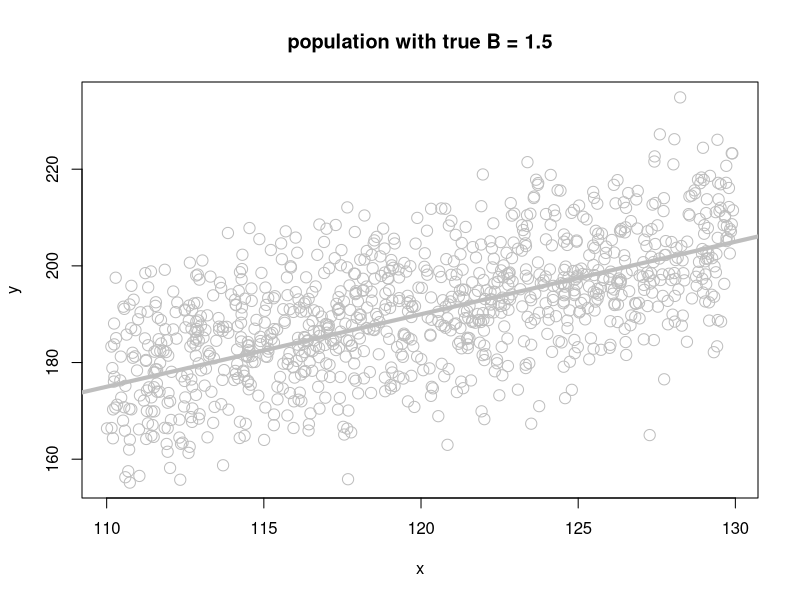
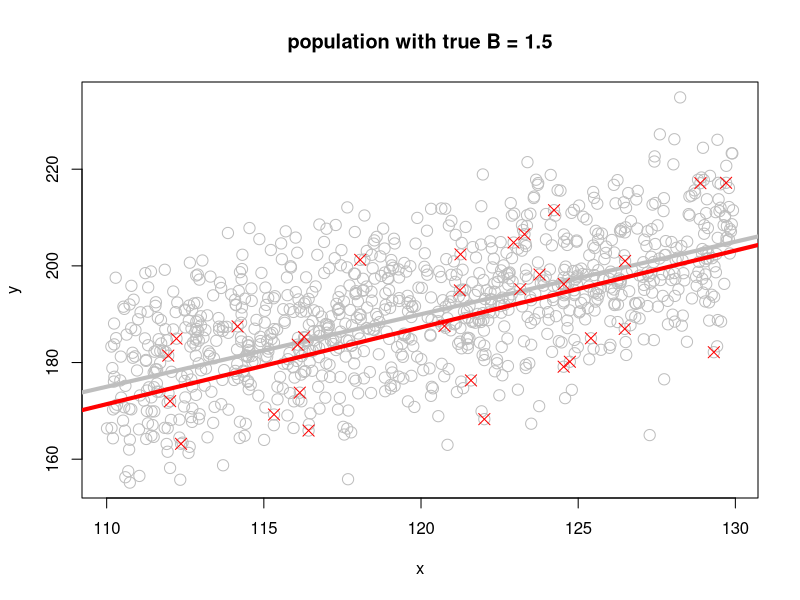
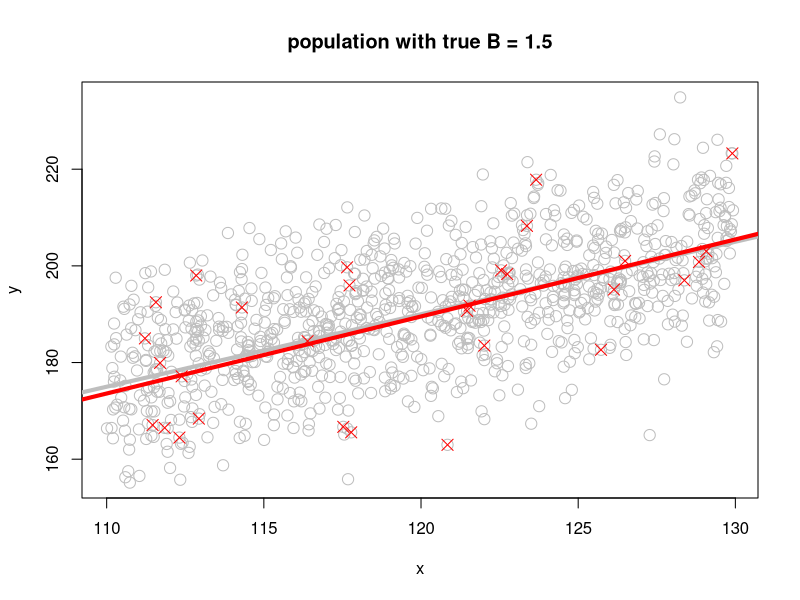
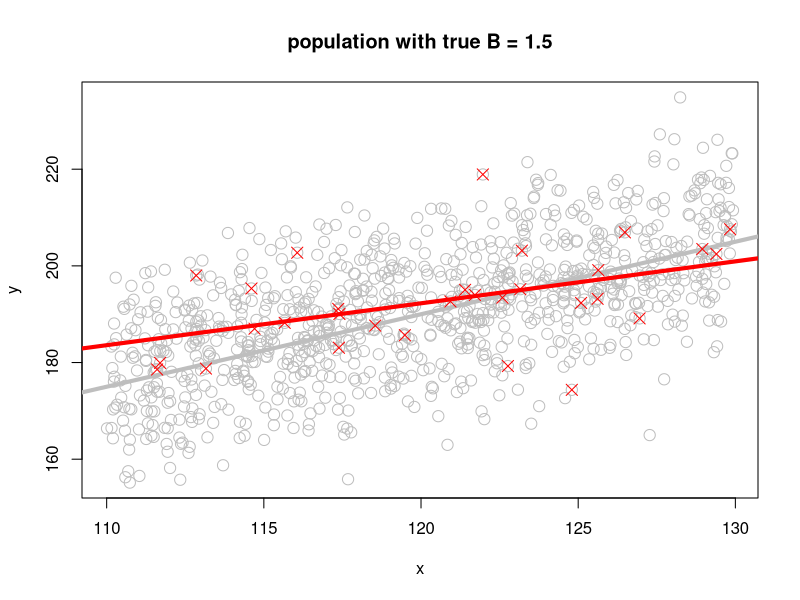
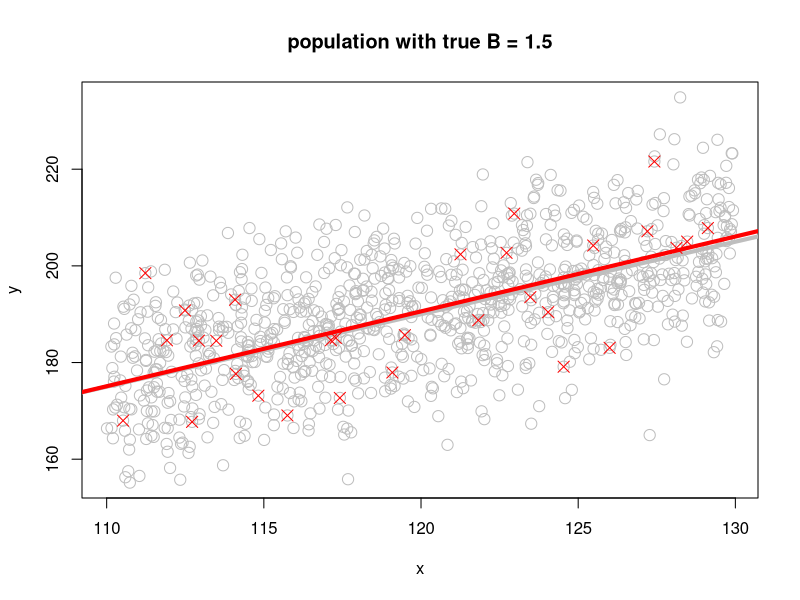
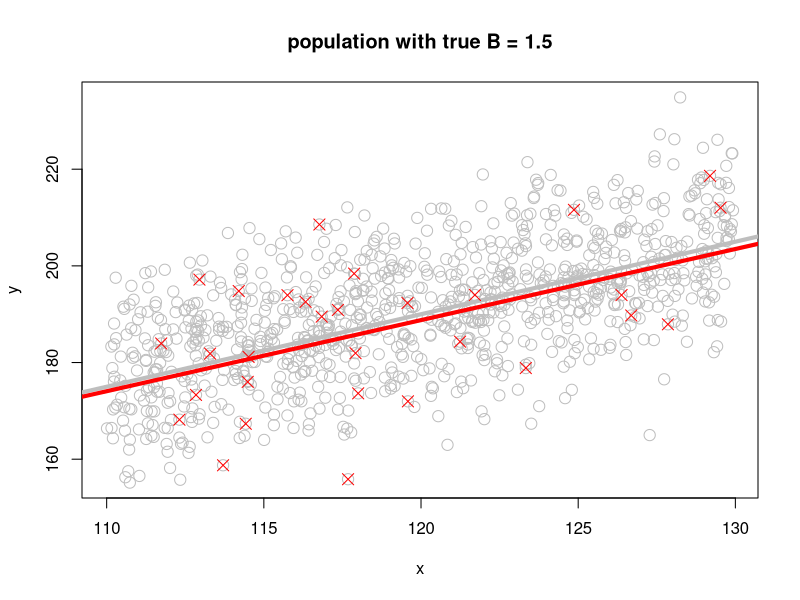
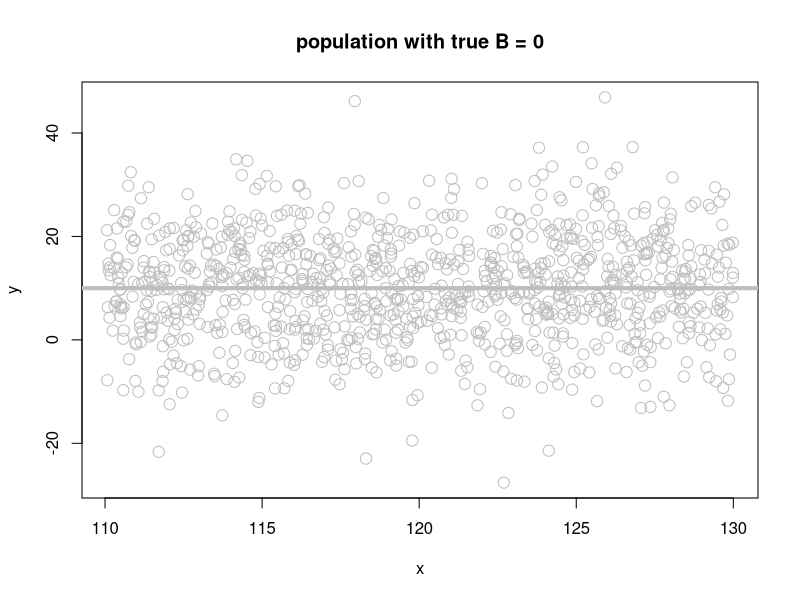
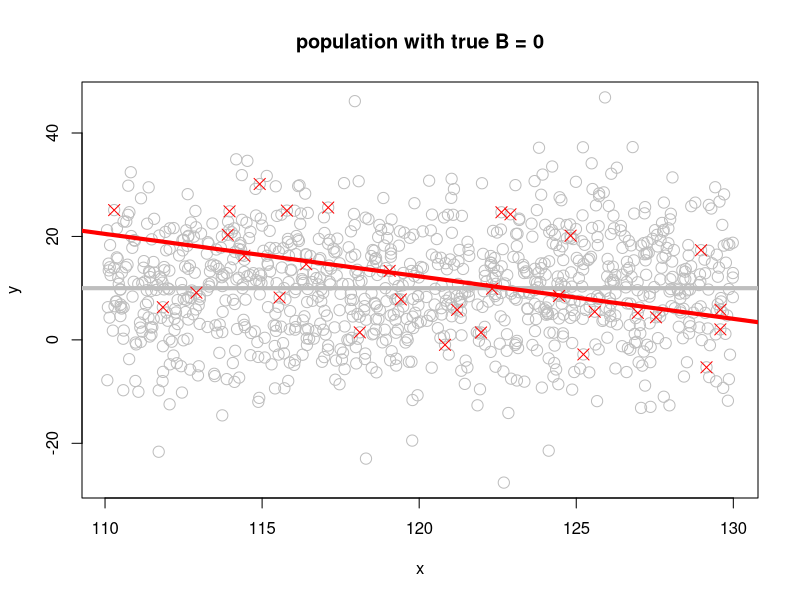

Here is the R script that generated these plots, in order:
pdf ("reg-inference.pdf",width  = 10)

beta <- 1.5

x <- runif (1000,110,130)
y <- 10 + beta * x + rnorm (1000,0,10)

plot (x, y, cex = 1.5, main = "population with true B = 1.5", col = "grey" )
abline (a = 10, b = beta, lwd = 4, col = "grey" )

replicate (5,
{
    plot (x, y, cex = 1.5, main = "population with true B = 1.5" , col = "grey" )
    abline (a = 10, b = beta, lwd = 4, col = "grey" )
    
    id.sample <- sample (1:1000, 30)

    points (x[id.sample], y[id.sample], pch = 4, col = "red", cex = 1.5 ) 
    abline (lm (y[id.sample] ~ x[id.sample]), col = "red", lwd = 4)

    summary (lm (y[id.sample] ~ x[id.sample]))
}
)


beta <- 0

x <- runif (1000,110,130)
y <- 10 + beta * x + rnorm (1000,0,10)

plot (x, y, cex = 1.5, main = "population with true B = 0", col = "grey"  )
abline (a = 10, b = beta, lwd = 4, col = "grey" )

replicate (5,
{
    plot (x, y, cex = 1.5, main = "population with true B = 0" , col = "grey" )
    abline (a = 10, b = beta, lwd = 4, col = "grey" )
    
    id.sample <- sample (1:1000, 30)
    
    points (x[id.sample], y[id.sample], pch = 4, col = "red", cex = 1.5 ) 
    abline (lm (y[id.sample] ~ x[id.sample]), col = "red", lwd = 4)
    
    summary (lm (y[id.sample] ~ x[id.sample]))
}
)

dev.off()

